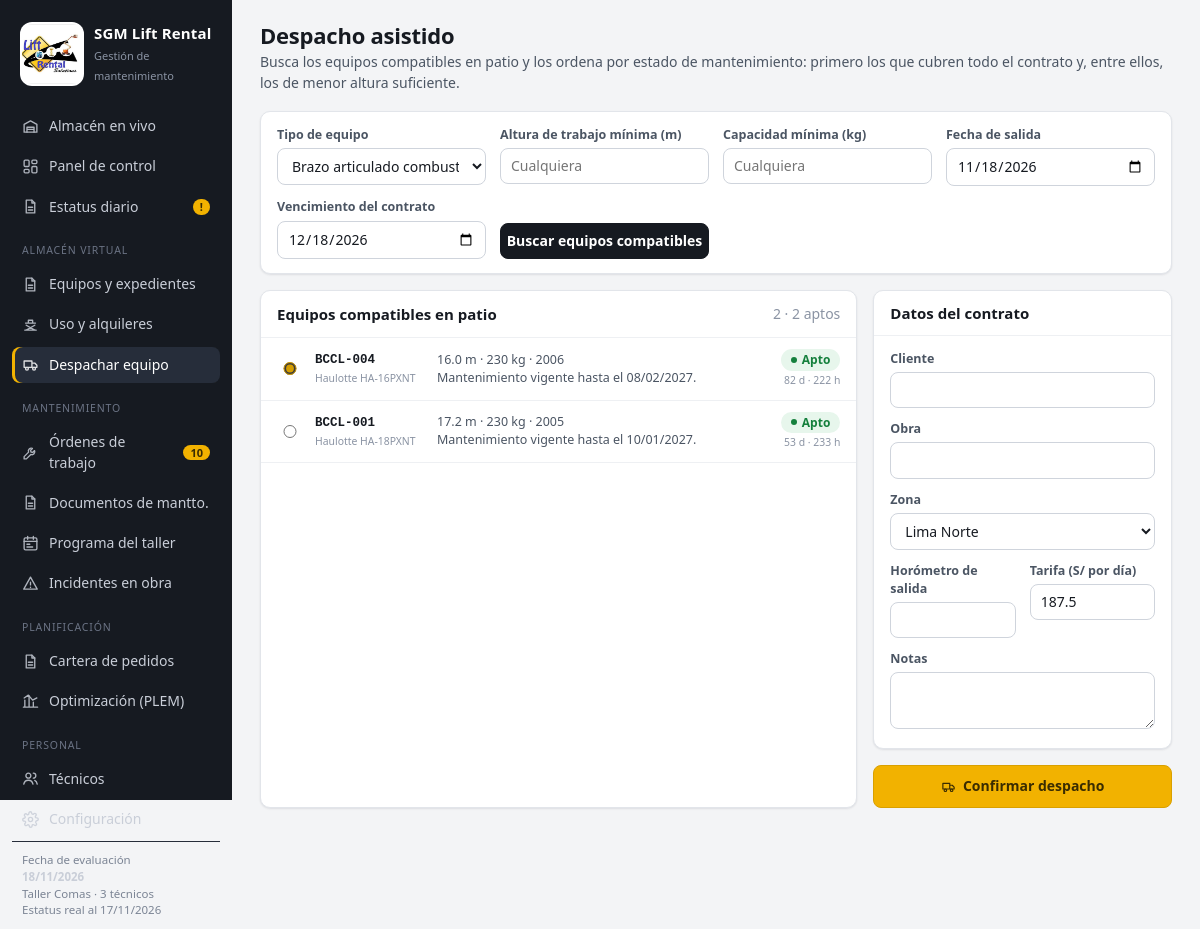
Screenshot of /alquileres/nuevo?categoria=Brazo+articulado+combustión&buscar=1&equipo_id=3 with the database file from the repository.
### tables this page shows
CREATE TABLE equipos (
    id INTEGER PRIMARY KEY,
    codigo TEXT UNIQUE NOT NULL,
    categoria TEXT NOT NULL,
    marca TEXT, modelo TEXT, serie TEXT, anio INTEGER,
    altura_plataforma REAL, altura_trabajo REAL, capacidad_kg REAL, peso_kg REAL,
    valor_usd REAL,
    frecuencia_h REAL NOT NULL DEFAULT 100,
    tasa_uso REAL NOT NULL DEFAULT 0.13,
    situacion TEXT NOT NULL DEFAULT 'Disponible',
    ubicacion_detalle TEXT,
    con_expediente INTEGER NOT NULL DEFAULT 1,
    notas TEXT,
    activo INTEGER NOT NULL DEFAULT 1
);

### app.py (the view, shortened to what this page needs)
@app.route("/alquileres/nuevo", methods=["GET", "POST"])
def despacho():
    c = cfg()
    ref = L.fecha_ref(c)
    p = request.values
    criterios = dict(categoria=p.get("categoria") or "Tijera eléctrica", altura=num(p.get("altura"), 0),
                     capacidad=num(p.get("capacidad"), 0), fecha_salida=p.get("fecha_salida") or iso(ref),
                     fecha_vencimiento=p.get("fecha_vencimiento") or iso(ref + timedelta(days=30)),
                     cliente=p.get("cliente", ""), obra=p.get("obra", ""), zona=p.get("zona", ""))
    bloquear = c.get("bloquear_vencidos", "1") == "1"
    candidatos = []
    buscar = p.get("buscar") or request.method == "POST"
    if buscar:
        fs = a_fecha(criterios["fecha_salida"])
        for e in L.flota_con_estado(db(), c, max(ref, fs)):
            if e["categoria"] != criterios["categoria"] or e["situacion"] != "Disponible" or e["alquiler"]:
                continue
            if criterios["altura"] and (e["altura_trabajo"] or 0) < criterios["altura"]:
                continue
            if criterios["capacidad"] and (e["capacidad_kg"] or 0) < criterios["capacidad"]:
                continue
            clase, motivo = L.evaluar_despacho(e, criterios["fecha_salida"], criterios["fecha_vencimiento"])
            e["clase"], e["motivo"], e["tarifa"] = clase, motivo, L.tarifa_sugerida(e)
            if e["orden"] and e["orden"]["fecha_programada"]:
                e["motivo"] += f" Tiene la {f_ot(e['orden']['id'])} programada el {f_fecha(e['orden']['fecha_programada'])}."
            candidatos.append(e)
        rango = {"apto": 0, "advertencia": 1, "bloqueado": 2}
        candidatos.sort(key=lambda e: (rango[e["clase"]], e["altura_trabajo"] or 99,
                                       -(e["mant"]["dias_rest"] or -999)))
    clientes = [r[0] for r in db().execute(
        "SELECT DISTINCT cliente FROM alquileres WHERE cliente IS NOT NULL ORDER BY cliente")]
    seleccionado = p.get("equipo_id")
    pedido = db().execute("SELECT * FROM pedidos WHERE id=?", (num(p.get("pedido"), 0),)).fetchone()
    return render_template("despacho.html", pedido=pedido, criterios=criterios, candidatos=candidatos, buscar=buscar,
                           clientes=clientes, bloquear=bloquear, seleccionado=seleccionado, form=p)

### app.py (called while the page is built)
def db():
    return base.get_db()

def cfg():
    return L.leer_config(db())

def num(v, defecto=None):
    try:
        return float(str(v).replace(",", ".")) if v not in (None, "") else defecto
    except ValueError:
        return defecto

@app.template_filter("fecha")
def f_fecha(v, formato="%d/%m/%Y"):
    d = a_fecha(v) if v else None
    return d.strftime(formato) if d else "—"

@app.template_filter("num")
def f_num(v, dec=0):
    if v is None or v == "":
        return "—"
    s = f"{float(v):,.{dec}f}"
    return s

@app.template_filter("clase")
def f_clase(estado):
    return {"Vigente": "ok", "Por vencer": "warn", "Vencido": "bad", "Sin datos": "none",
            "Disponible": "ok", "En obra": "info", "En taller": "warn", "Fuera de servicio": "bad",
            "Pendiente": "warn", "Programada": "info", "En ejecución": "accent",
            "Completada": "ok", "Cancelada": "none", "Cerrado": "none",
            "apto": "ok", "advertencia": "warn", "bloqueado": "bad",
            "Alta": "bad", "Normal": "info", "Baja": "none",
            "Asignado": "info", "Despachado": "ok", "No atendido": "bad", "Cancelado": "none",
            "Terminada": "ok", "En curso": "accent", "Error": "bad"}.get(estado, "none")

### db.py (called while the page is built)
def conectar():
    con = sqlite3.connect(DB_PATH, detect_types=0)
    con.row_factory = sqlite3.Row
    con.execute("PRAGMA foreign_keys = ON")
    return con

def get_db():
    if "db" not in g:
        g.db = conectar()
    return g.db

def cerrar_db(_exc=None):
    con = g.pop("db", None)
    if con is not None:
        con.close()

### logica.py (called while the page is built)
def a_fecha(v):
    if v is None or v == "":
        return None
    if isinstance(v, date):
        return v
    return datetime.strptime(str(v)[:10], "%Y-%m-%d").date()

def iso(d):
    return d.strftime("%Y-%m-%d") if d else None

def leer_config(db):
    return {r["clave"]: r["valor"] for r in db.execute("SELECT clave, valor FROM config")}

def fecha_ref(cfg):
    return a_fecha(cfg.get("fecha_referencia")) or date.today()

def nivel_siguiente(horometro_ultimo, frecuencia):
    if horometro_ultimo is None or not frecuencia:
        return "A"
    nxt = horometro_ultimo + frecuencia
    if frecuencia >= 250:
        reglas = [(2000, "A+B+C+D"), (1000, "A+B+C"), (500, "A+B")]
    else:
        reglas = [(1000, "A+B+C+D"), (500, "A+B+C"), (300, "A+B")]
    for k, nivel in reglas:
        if math.floor(nxt / k) > math.floor(horometro_ultimo / k):
            return nivel
    return "A"

### templates/despacho.html (shortened to what this page needs)
{% extends 'base.html' %}
{% from '_m.html' import chip, restante, icono %}
{% block contenido %}
<div class="cab">
  <div>
    <h1>Despacho asistido</h1>
    <p>Busca los equipos compatibles en patio y los ordena por estado de mantenimiento: primero los que cubren todo el contrato y, entre ellos, los de menor altura suficiente.</p>
  </div>
</div>
<form method="get" class="card" style="margin-bottom:16px">
  <div class="bd">
    <div class="campos">
      <div><label>Tipo de equipo</label><select name="categoria">{% for c in CATEGORIAS %}<option {{ 'selected' if criterios.categoria == c }}>{{ c }}</option>{% endfor %}</select></div>
      <div><label>Altura de trabajo mínima (m)</label><input type="number" step="0.1" name="altura" value="{{ criterios.altura or '' }}" placeholder="Cualquiera"></div>
      <div><label>Capacidad mínima (kg)</label><input type="number" name="capacidad" value="{{ criterios.capacidad|int if criterios.capacidad else '' }}" placeholder="Cualquiera"></div>
      <div><label>Fecha de salida</label><input type="date" name="fecha_salida" value="{{ criterios.fecha_salida }}" required></div>
      <div><label>Vencimiento del contrato</label><input type="date" name="fecha_vencimiento" value="{{ criterios.fecha_vencimiento }}" required></div>
      <div style="align-self:end"><button class="btn osc" style="width:100%;justify-content:center">Buscar equipos compatibles</button></div>
    </div>
  </div>
</form>
{% if buscar %}
<form method="post" action="{{ url_for('despacho') }}">
  <div class="grid g-21">
    <div class="card">
      <div class="hd"><h2>Equipos compatibles en patio</h2><span class="muted">{{ candidatos|length }} · {{ candidatos|selectattr('clase','equalto','apto')|list|length }} aptos</span></div>
      <div class="bd flush">
        {% for e in candidatos %}
          <label class="cand {{ e.clase }}" style="margin:0;font-weight:400;cursor:pointer">
            <input type="radio" name="equipo_id" value="{{ e.id }}" data-clase="{{ e.clase }}" data-tarifa="{{ e.tarifa }}"
              {{ 'checked' if (seleccionado and seleccionado|string == e.id|string) or (not seleccionado and loop.first and e.clase != 'bloqueado') }} required>
            <span><span class="cod">{{ e.codigo }}</span><br><small>{{ e.marca }} {{ e.modelo }}</small></span>
            <span class="det">
              {{ e.altura_trabajo|num(1) if e.altura_trabajo else '—' }} m · {{ e.capacidad_kg|num(0) if e.capacidad_kg else '—' }} kg · {{ e.anio or '' }}<br>
              {{ e.motivo }}
            </span>
            <span style="text-align:right">{{ chip(e.clase, {'apto':'Apto','advertencia':'Vence en obra','bloqueado':'No despachar'}[e.clase]) }}<br><small>{{ restante(e.mant) }}</small></span>
          </label>
        {% endfor %}
      </div>
    </div>
    <div class="stack">
      <div class="card">
        <div class="hd"><h2>Datos del contrato</h2></div>
        <div class="bd stack" style="gap:12px">
          <div><label>Cliente</label><input name="cliente" list="clientes" value="{{ form.cliente or '' }}" required>
            <datalist id="clientes">{% for c in clientes %}<option value="{{ c }}">{% endfor %}</datalist></div>
          <div><label>Obra</label><input name="obra" value="{{ form.obra or '' }}" required></div>
          <div><label>Zona</label><select name="zona">{% for z in ZONAS %}<option {{ 'selected' if form.zona == z }}>{{ z }}</option>{% endfor %}</select></div>
          <div class="campos" style="grid-template-columns:1fr 1fr">
            <div><label>Horómetro de salida</label><input type="number" step="0.1" name="horometro_salida" value="{{ form.horometro_salida or '' }}"></div>
            <div><label>Tarifa (S/ por día)</label><input type="number" step="0.5" name="tarifa_dia" id="tarifa" value="{{ form.tarifa_dia or '' }}"></div>
          </div>
          <div><label>Notas</label><textarea name="notas" style="min-height:50px">{{ form.notas or '' }}</textarea></div>
        </div>
      </div>
      <button class="btn pri" style="justify-content:center;padding:10px">{{ icono('despacho') }} Confirmar despacho</button>
    </div>
  </div>
</form>
{% endif %}
{% endblock %}

### templates/_m.html (shortened to what this page needs)
{% macro chip(e, texto=None) -%}<span class="chip {{ e|clase }}">{{ texto or e }}</span>{%- endmacro %}
{% macro restante(m) -%}
  {%- if m.estado == 'Sin datos' -%}<span class="muted">Sin servicio documentado</span>
  {%- elif m.dias_rest is not none and m.dias_rest <= 0 -%}<b style="color:var(--bad)">{{ -m.dias_rest }} d vencido</b>
  {%- elif m.horas_rest is not none and m.horas_rest <= 0 -%}<b style="color:var(--bad)">{{ -m.horas_rest|num(0) }} h excedido</b>
  {%- else -%}{{ m.dias_rest }} d · {{ m.horas_rest|num(0) }} h{%- endif -%}
{%- endmacro %}
{% macro icono(n) -%}
<svg viewBox="0 0 24 24" fill="none" stroke="currentColor" stroke-width="1.9" stroke-linecap="round" stroke-linejoin="round">
{%- if n == 'panel' %}<rect x="3" y="3" width="7" height="9" rx="1.5"/><rect x="14" y="3" width="7" height="5" rx="1.5"/><rect x="14" y="12" width="7" height="9" rx="1.5"/><rect x="3" y="16" width="7" height="5" rx="1.5"/>
{%- elif n == 'almacen' %}<path d="M3 9l9-5 9 5v11H3z"/><path d="M7 20v-7h10v7M7 16h10"/>
{%- elif n == 'uso' %}<path d="M4 20h16M6 20l12-7M6 13l12 7M5 10h14M9 10V6h6v4"/>
{%- elif n == 'despacho' %}<path d="M3 7h11v9H3zM14 10h4l3 3v3h-7"/><circle cx="7" cy="18" r="2"/><circle cx="17" cy="18" r="2"/>
{%- elif n == 'mant' %}<path d="M14.7 6.3a4 4 0 0 0-5.4 5.2L3 17.8V21h3.2l6.3-6.3a4 4 0 0 0 5.2-5.4l-2.6 2.6-2.4-.6-.6-2.4z"/>
{%- elif n == 'taller' %}<rect x="3" y="4" width="18" height="17" rx="2"/><path d="M3 9h18M8 2v4M16 2v4M7 13h4M7 17h8"/>
{%- elif n == 'personal' %}<circle cx="9" cy="8" r="3.5"/><path d="M2.5 20c.8-3.5 3.4-5.5 6.5-5.5s5.7 2 6.5 5.5"/><path d="M16 4.5a3.5 3.5 0 0 1 0 7M18 14.8c1.8.8 3 2.6 3.5 5.2"/>
{%- elif n == 'incidente' %}<path d="M12 3l9.5 17h-19z"/><path d="M12 10v4M12 17.2v.3"/>
{%- elif n == 'config' %}<circle cx="12" cy="12" r="3"/><path d="M19.4 15a1.6 1.6 0 0 0 .3 1.8l.1.1a2 2 0 1 1-2.8 2.8l-.1-.1a1.6 1.6 0 0 0-2.7 1.1V21a2 2 0 1 1-4 0v-.1a1.6 1.6 0 0 0-2.7-1.1l-.1.1a2 2 0 1 1-2.8-2.8l.1-.1a1.6 1.6 0 0 0-1.1-2.7H3a2 2 0 1 1 0-4h.1a1.6 1.6 0 0 0 1.1-2.7l-.1-.1a2 2 0 1 1 2.8-2.8l.1.1a1.6 1.6 0 0 0 2.7-1.1V3a2 2 0 1 1 4 0v.1a1.6 1.6 0 0 0 2.7 1.1l.1-.1a2 2 0 1 1 2.8 2.8l-.1.1a1.6 1.6 0 0 0 1.1 2.7H21a2 2 0 1 1 0 4h-.1a1.6 1.6 0 0 0-1.5 1.3z"/>
{%- elif n == 'optim' %}<path d="M4 20V10M10 20V4M16 20v-7M22 20H2"/><path d="M3 7l6-4 6 7 6-3"/>
{%- elif n == 'mas' %}<path d="M12 5v14M5 12h14"/>
{%- elif n == 'csv' %}<path d="M12 3v12M7 10l5 5 5-5M4 20h16"/>
{%- elif n == 'print' %}<path d="M6 9V3h12v6M6 18H4v-7h16v7h-2"/><rect x="6" y="14" width="12" height="7"/>
{%- elif n == 'ok' %}<path d="M5 12.5l4.5 4.5L19 7.5"/>
{%- elif n == 'x' %}<path d="M6 6l12 12M18 6L6 18"/>
{%- elif n == 'reloj' %}<circle cx="12" cy="12" r="9"/><path d="M12 7v5l3 2"/>
{%- elif n == 'doc' %}<path d="M14 3H6v18h12V7z"/><path d="M14 3v4h4M9 13h6M9 17h6"/>
{%- endif %}
</svg>
{%- endmacro %}

### static/estilos.css (style rules this page uses)
:root { --bg: #f3f4f6; --panel: #ffffff; --ink: #161a21; --ink-2: #4b5563; --ink-3: #8a93a3; --line: #e2e5ea; --line-2: #eef0f3; --side: #161a21; --side-ink: #c9ced8; --accent: #f2b200; --accent-ink: #3a2c00; --ok: #15803d; --ok-bg: #e7f6ec; --warn: #b45309; --warn-bg: #fdf1dc; --bad: #c62828; --bad-bg: #fde8e8; --info: #1d4ed8; --info-bg: #e6edfd; --none: #6b7280; --none-bg: #eef0f3; --radius: 10px; --shadow: 0 1px 2px rgba(16, 24, 40, .06), 0 1px 3px rgba(16, 24, 40, .04); --mono: "Cascadia Mono", "Consolas", ui-monospace, monospace; }
* { box-sizing: border-box; }
html, body { margin: 0; }
body { font-family: "Segoe UI", system-ui, -apple-system, Roboto, sans-serif; font-size: 14px; line-height: 1.45; color: var(--ink); background: var(--bg); font-variant-numeric: tabular-nums; }
h1, h2, h3 { margin: 0; line-height: 1.2; }
h1 { font-size: 22px; font-weight: 650; letter-spacing: -.01em; }
h2 { font-size: 15px; font-weight: 650; }
small, .muted { color: var(--ink-3); }
.mono, .cod { font-family: var(--mono); font-size: 12.5px; }
.cod { font-weight: 600; color: var(--ink); white-space: nowrap; }
.side a.nav svg { width: 17px; height: 17px; flex: none; opacity: .85; }
.cab { display: flex; align-items: flex-end; justify-content: space-between; gap: 16px; margin-bottom: 18px; flex-wrap: wrap; }
.cab p { margin: 4px 0 0; color: var(--ink-2); }
.card { background: var(--panel); border: 1px solid var(--line); border-radius: var(--radius); box-shadow: var(--shadow); }
.card > .hd { display: flex; align-items: center; justify-content: space-between; gap: 10px; padding: 13px 16px; border-bottom: 1px solid var(--line-2); }
.card > .bd { padding: 14px 16px; }
.card > .bd.flush { padding: 0; }
.grid { display: grid; gap: 16px; }
.g-21 { grid-template-columns: minmax(0, 2fr) minmax(0, 1fr); }
.stack { display: grid; gap: 16px; align-content: start; }
.chip { display: inline-flex; align-items: center; gap: 5px; padding: 1px 9px; border-radius: 99px; font-size: 12px; font-weight: 600; white-space: nowrap; border: 1px solid transparent; }
.chip::before { content: ""; width: 6px; height: 6px; border-radius: 50%; background: currentColor; }
.chip.ok { color: var(--ok); background: var(--ok-bg); }
label { display: block; font-size: 12.5px; font-weight: 600; color: var(--ink-2); margin-bottom: 4px; }
input, select, textarea { width: 100%; font: inherit; color: var(--ink); background: #fff; border: 1px solid #cfd4dc; border-radius: 8px; padding: 7px 10px; min-height: 36px; }
textarea { min-height: 70px; resize: vertical; }
input[type=checkbox], input[type=radio] { width: auto; min-height: 0; accent-color: #d69e00; }
.campos { display: grid; gap: 12px 14px; grid-template-columns: repeat(auto-fill, minmax(190px, 1fr)); }
.btn { display: inline-flex; align-items: center; gap: 7px; font: inherit; font-weight: 600; cursor: pointer; padding: 7px 14px; border-radius: 8px; border: 1px solid #cfd4dc; background: #fff; color: var(--ink); min-height: 36px; white-space: nowrap; }
.btn.pri { background: var(--accent); border-color: #d9a000; color: var(--accent-ink); }
.btn.osc { background: var(--ink); border-color: var(--ink); color: #fff; }
.btn svg { width: 15px; height: 15px; }
.cand { display: grid; grid-template-columns: 26px 110px 1fr auto; gap: 12px; align-items: center; padding: 11px 16px; border-bottom: 1px solid var(--line-2); }
.cand .det { font-size: 12.5px; color: var(--ink-2); }
.cand input { margin: 0; }

### rows the page displays
equipos: codigo "BCCL-004", marca "Haulotte", modelo "HA-16PXNT", altura_trabajo|num "16.0", capacidad_kg|num "230", anio "2006", motivo "Mantenimiento vigente hasta el 08/02/2027.", texto "Apto", dias_rest "82", horas_rest|num "222"
equipos: codigo "BCCL-001", marca "Haulotte", modelo "HA-18PXNT", altura_trabajo|num "17.2", capacidad_kg|num "230", anio "2005", motivo "Mantenimiento vigente hasta el 10/01/2027.", texto "Apto", dias_rest "53", horas_rest|num "233"

### other values shown
{{ OT_ABIERTAS }} "10"
{{ REF|fecha }} "18/11/2026"
{{ CFG.capacidad_tecnicos }} "3"
{{ EST.fecha|fecha('%d/%m/%Y') }} "17/11/2026"
{{ candidatos|length }} "2"
{{ candidatos|selectattr('clase','equalto','apto')|list|length }} "2"
form field categoria "Brazo articulado combustión"
form field zona "Lima Norte"
